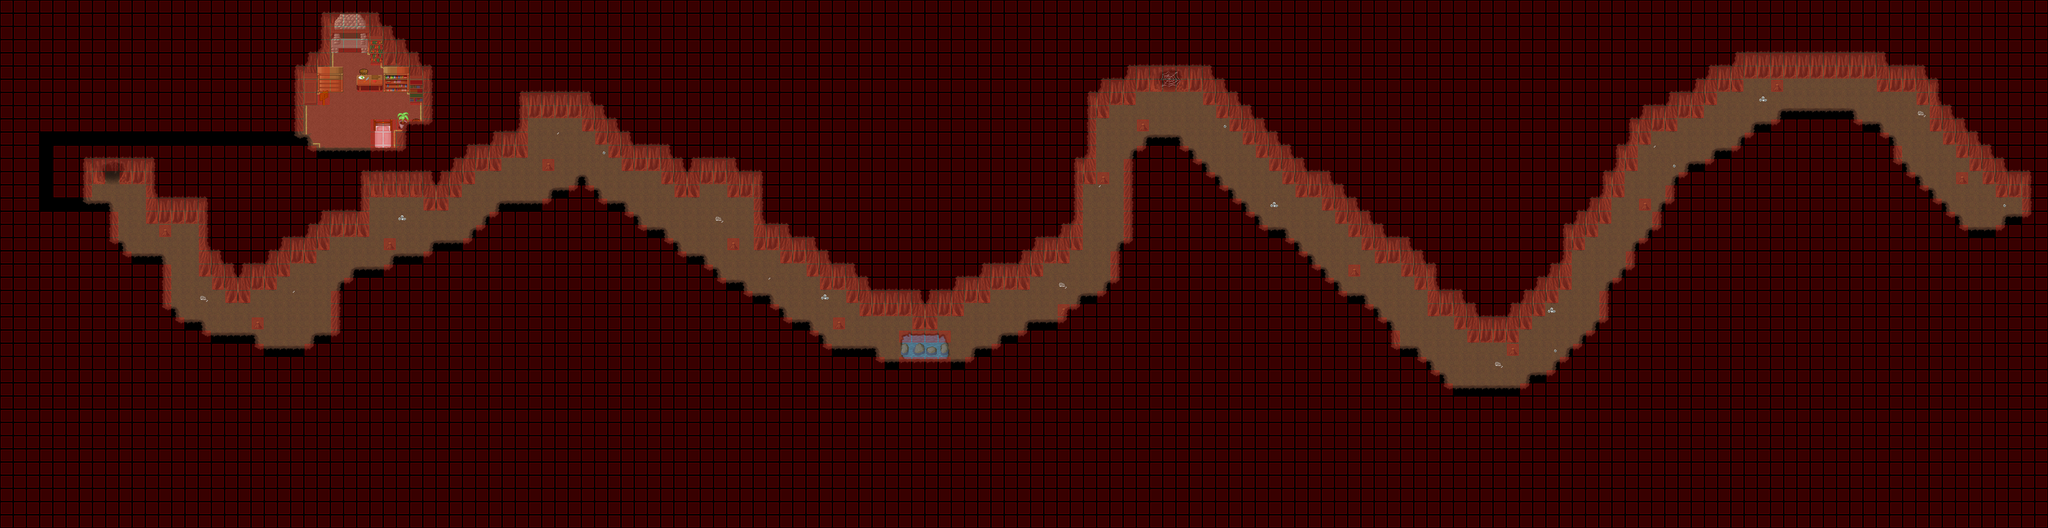

Below is a game level as drawn by its tile map, then a one-line description and the .tmx that defines it (tile-layer data replaced by summaries):
An orthogonal 155x40 tile map with 32x32 px tiles, 6 tile layers (DA_set, Ground, Ground, Fringe, ...), 7 tilesets and 3 objects (2x WARP, SCRIPT).

<map version="1.0" orientation="orthogonal" width="155" height="40" tilewidth="32" tileheight="32">
 <properties>
  <property name="AutoMappingRadius" value="4" />
  <property name="DeleteTiles" value="1" />
 </properties>
 <tileset firstgid="1" name="automapping_set_cave_32_32" tilewidth="32" tileheight="32">
  <image source="../graphics/tiles/automapping_set_cave_32_32.png" width="1024" height="1024" />
 </tileset>
 <tileset firstgid="1025" name="collision1_32_32" tilewidth="32" tileheight="32">
  <image source="../graphics/tiles/collision1_32_32.png" width="1024" height="1024" />
 </tileset>
 <tileset firstgid="2049" name="cave3_32_32" tilewidth="32" tileheight="32">
  <image source="../graphics/tiles/cave3_32_32.png" width="1024" height="1024" />
 </tileset>
 <tileset firstgid="3073" name="indoor1_32_64" tilewidth="32" tileheight="64">
  <image source="../graphics/tiles/indoor1_32_64.png" width="1024" height="1024" />
 </tileset>
 <tileset firstgid="3585" name="indoor1_32_96" tilewidth="32" tileheight="94">
  <image source="../graphics/tiles/indoor1_32_96.png" width="1024" height="960" />
 </tileset>
 <tileset firstgid="3905" name="indoor3_32_32" tilewidth="32" tileheight="32">
  <image source="../graphics/tiles/indoor3_32_32.png" width="1024" height="1024" />
 </tileset>
 <tileset firstgid="4929" name="misc1_32_64" tilewidth="32" tileheight="64">
  <image source="../graphics/tiles/misc1_32_64.png" width="1024" height="1024" />
 </tileset>
 <layer name="DA_set" width="155" height="40" opacity="0.11">
  <data>[6200 cells, 6000 non-empty, 2 distinct tile ids]</data>
 </layer>
 <layer name="Ground" width="155" height="40">
  <data>[6200 cells, 6200 non-empty, 70 distinct tile ids]</data>
 </layer>
 <layer name="Ground" width="155" height="40">
  <data>[6200 cells, 12 non-empty, 11 distinct tile ids]</data>
 </layer>
 <layer name="Fringe" width="155" height="40">
  <data>[6200 cells, 28 non-empty, 15 distinct tile ids]</data>
 </layer>
 <layer name="Over" width="155" height="40">
  <data>[6200 cells, 324 non-empty, 9 distinct tile ids]</data>
 </layer>
 <layer name="Collision" width="155" height="40" opacity="0.43">
  <data>[6200 cells, 5486 non-empty, 1 distinct tile ids]</data>
 </layer>
 <objectgroup name="Object" width="155" height="40">
  <object name="External Map Events" type="SCRIPT" x="0" y="0">
   <properties>
    <property name="FILENAME" value="scripts/maps/iw-selphi-timlet-escape-tunnel2-o00-o00-n01.lua" />
   </properties>
  </object>
  <object name="Warp to ow-p0001-o0000-o0000" type="WARP" x="4768" y="544" width="64" height="32">
   <properties>
    <property name="DEST_MAP" value="ow-p0001-o0000-o0000" />
    <property name="DEST_X" value="4336" />
    <property name="DEST_Y" value="3728" />
   </properties>
  </object>
  <object name="Warp to iw-selphi-timlet-flat04-o00-o00-n01" type="WARP" x="256" y="416" width="32" height="32">
   <properties>
    <property name="DEST_MAP" value="iw-selphi-timlet-flat04-o00-o00-n01" />
    <property name="DEST_X" value="1488" />
    <property name="DEST_Y" value="752" />
   </properties>
  </object>
 </objectgroup>
</map>
